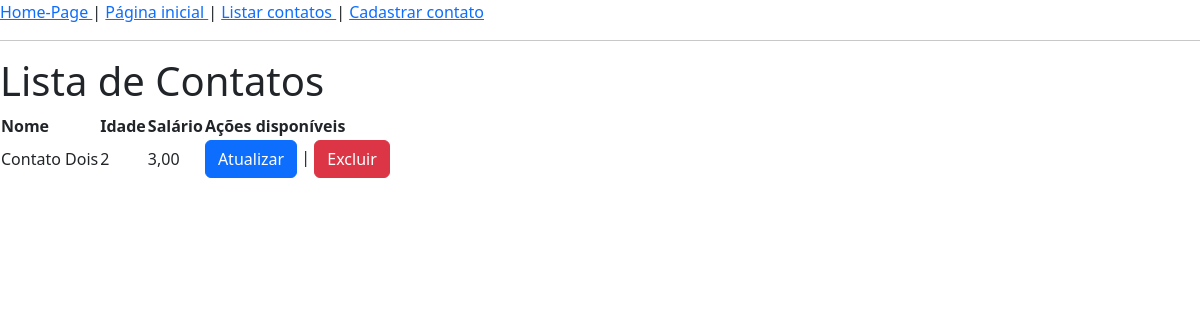
Page /contatos/ on the committed database.
### contatos/models.py (models this page shows, shortened)
class Pessoa(models.Model):
    id = models.AutoField(primary_key=True)
    nome = models.CharField(max_length=100, help_text='Entre o nome')
    idade = models.IntegerField(help_text='Entre a idade')
    salario = models.DecimalField(help_text='Entre o salário', decimal_places=2, max_digits=8)
    email = models.EmailField(help_text='Informe o email', max_length=254)
    telefone = models.CharField(help_text='Telefone com DDD e DDI', max_length=20)
    dtNasc = models.DateField(help_text='Nascimento no formato DD/MM/AAAA', verbose_name='Data de nascimento')

### contatos/views.py (the view)
# urls.py: path('', views.ContatoListView.as_view(), name='home-contatos'),
class ContatoListView(View):
    def get(self, request, *args, **kwargs):
        pessoas = Pessoa.objects.all()
        contexto = {'pessoas' : pessoas, }
        return render(request, 'contatos/listaContatos.html', contexto)

### contatos/templates/contatos/listaContatos.html (shortened to what this page needs)
{% load static %}
<!DOCTYPE html>
<html>
<head>
    <link rel="stylesheet" href="{% static 'contatos/css/estilo.css' %}">
    <link href="https://cdn.jsdelivr.net/npm/bootstrap@5.3.3/dist/css/bootstrap.min.css" rel="stylesheet">
</head>
<body>
    {% include 'contatos/links.html' %}
    <h1>Lista de Contatos</h1>
    <table>
        <tr><th>Nome</th><th>Idade</th><th>Salário</th><th>Ações disponíveis</th></tr>
        {% for pessoa in pessoas %}
            <tr>
                <td>{{ pessoa.nome }}</td><td>{{pessoa.idade }}</td><td>{{ pessoa.salario }}</td>
                <td>
                    <a href="{% url 'contatos:atualiza-contato' pk=pessoa.id %}" class="btn btn-primary">Atualizar</a>
                    |
                    <a href="{% url 'contatos:apaga-contato' pk=pessoa.id %}" class="btn btn-danger">Excluir</a>
                </td>
           </tr>
        {% empty %}
            <tr><th colspan="4">Ainda não tem contatos cadastrados</th></tr>
        {% endfor %}
    </table>
</body>
</html>

### rows in the picture
Pessoa: nome "Contato Dois", idade "2", salario "3,00"
